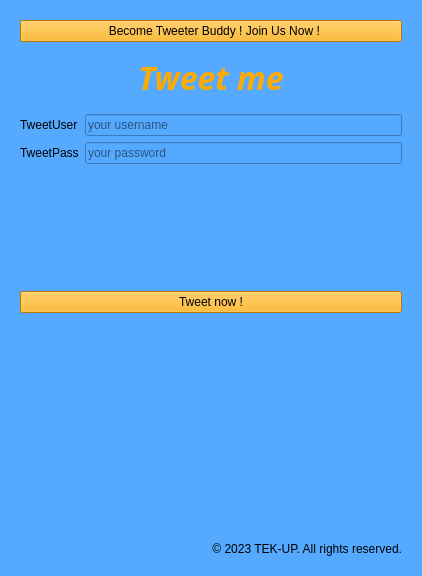
<?xml version="1.0" encoding="UTF-8"?>
<ui version="4.0">
 <class>form</class>
 <widget class="QWidget" name="form">
  <property name="geometry">
   <rect>
    <x>0</x>
    <y>0</y>
    <width>422</width>
    <height>576</height>
   </rect>
  </property>
  <property name="windowTitle">
   <string>Form</string>
  </property>
  <property name="styleSheet">
   <string notr="true">background-color: rgb(85, 170, 255);</string>
  </property>
  <layout class="QVBoxLayout" name="verticalLayout_4">
   <item>
    <widget class="QWidget" name="centralwidget" native="true">
     <property name="autoFillBackground">
      <bool>false</bool>
     </property>
     <property name="styleSheet">
      <string notr="true">background-color: rgb(85, 170, 255)</string>
     </property>
     <layout class="QVBoxLayout" name="verticalLayout_5">
      <item>
       <widget class="QPushButton" name="signUpPushButton">
        <property name="styleSheet">
         <string notr="true">background-color: rgb(255, 170, 0);</string>
        </property>
        <property name="text">
         <string>  Become Tweeter Buddy ! Join Us Now !</string>
        </property>
        <property name="icon">
         <iconset>
          <normaloff>../Imgs/icon.png</normaloff>../Imgs/icon.png</iconset>
        </property>
       </widget>
      </item>
      <item>
       <layout class="QVBoxLayout" name="verticalLayout">
        <item>
         <widget class="QLabel" name="label">
          <property name="enabled">
           <bool>true</bool>
          </property>
          <property name="sizePolicy">
           <sizepolicy hsizetype="Minimum" vsizetype="Minimum">
            <horstretch>0</horstretch>
            <verstretch>0</verstretch>
           </sizepolicy>
          </property>
          <property name="palette">
           <palette>
            <active>
             <colorrole role="WindowText">
              <brush brushstyle="SolidPattern">
               <color alpha="255">
                <red>255</red>
                <green>170</green>
                <blue>0</blue>
               </color>
              </brush>
             </colorrole>
             <colorrole role="Button">
              <brush brushstyle="SolidPattern">
               <color alpha="255">
                <red>85</red>
                <green>170</green>
                <blue>255</blue>
               </color>
              </brush>
             </colorrole>
             <colorrole role="Text">
              <brush brushstyle="SolidPattern">
               <color alpha="255">
                <red>255</red>
                <green>170</green>
                <blue>0</blue>
               </color>
              </brush>
             </colorrole>
             <colorrole role="ButtonText">
              <brush brushstyle="SolidPattern">
               <color alpha="255">
                <red>255</red>
                <green>170</green>
                <blue>0</blue>
               </color>
              </brush>
             </colorrole>
             <colorrole role="Base">
              <brush brushstyle="SolidPattern">
               <color alpha="255">
                <red>85</red>
                <green>170</green>
                <blue>255</blue>
               </color>
              </brush>
             </colorrole>
             <colorrole role="Window">
              <brush brushstyle="SolidPattern">
               <color alpha="255">
                <red>85</red>
                <green>170</green>
                <blue>255</blue>
               </color>
              </brush>
             </colorrole>
             <colorrole role="Highlight">
              <brush brushstyle="SolidPattern">
               <color alpha="255">
                <red>98</red>
                <green>160</green>
                <blue>234</blue>
               </color>
              </brush>
             </colorrole>
             <colorrole role="PlaceholderText">
              <brush brushstyle="SolidPattern">
               <color alpha="255">
                <red>98</red>
                <green>160</green>
                <blue>234</blue>
               </color>
              </brush>
             </colorrole>
            </active>
            <inactive>
             <colorrole role="WindowText">
              <brush brushstyle="SolidPattern">
               <color alpha="255">
                <red>255</red>
                <green>170</green>
                <blue>0</blue>
               </color>
              </brush>
             </colorrole>
             <colorrole role="Button">
              <brush brushstyle="SolidPattern">
               <color alpha="255">
                <red>85</red>
                <green>170</green>
                <blue>255</blue>
               </color>
              </brush>
             </colorrole>
             <colorrole role="Text">
              <brush brushstyle="SolidPattern">
               <color alpha="255">
                <red>255</red>
                <green>170</green>
                <blue>0</blue>
               </color>
              </brush>
             </colorrole>
             <colorrole role="ButtonText">
              <brush brushstyle="SolidPattern">
               <color alpha="255">
                <red>255</red>
                <green>170</green>
                <blue>0</blue>
               </color>
              </brush>
             </colorrole>
             <colorrole role="Base">
              <brush brushstyle="SolidPattern">
               <color alpha="255">
                <red>85</red>
                <green>170</green>
                <blue>255</blue>
               </color>
              </brush>
             </colorrole>
             <colorrole role="Window">
              <brush brushstyle="SolidPattern">
               <color alpha="255">
                <red>85</red>
                <green>170</green>
                <blue>255</blue>
               </color>
              </brush>
             </colorrole>
             <colorrole role="Highlight">
              <brush brushstyle="SolidPattern">
               <color alpha="255">
                <red>98</red>
                <green>160</green>
                <blue>234</blue>
               </color>
              </brush>
             </colorrole>
             <colorrole role="PlaceholderText">
              <brush brushstyle="SolidPattern">
               <color alpha="255">
                <red>98</red>
                <green>160</green>
                <blue>234</blue>
               </color>
              </brush>
             </colorrole>
            </inactive>
            <disabled>
             <colorrole role="WindowText">
              <brush brushstyle="SolidPattern">
               <color alpha="255">
                <red>255</red>
                <green>170</green>
                <blue>0</blue>
               </color>
              </brush>
             </colorrole>
             <colorrole role="Button">
              <brush brushstyle="SolidPattern">
               <color alpha="255">
                <red>85</red>
                <green>170</green>
                <blue>255</blue>
               </color>
              </brush>
             </colorrole>
             <colorrole role="Text">
              <brush brushstyle="SolidPattern">
               <color alpha="255">
                <red>255</red>
                <green>170</green>
                <blue>0</blue>
               </color>
              </brush>
             </colorrole>
             <colorrole role="ButtonText">
              <brush brushstyle="SolidPattern">
               <color alpha="255">
                <red>255</red>
                <green>170</green>
                <blue>0</blue>
               </color>
              </brush>
             </colorrole>
             <colorrole role="Base">
              <brush brushstyle="SolidPattern">
               <color alpha="255">
                <red>85</red>
                <green>170</green>
                <blue>255</blue>
               </color>
              </brush>
             </colorrole>
             <colorrole role="Window">
              <brush brushstyle="SolidPattern">
               <color alpha="255">
                <red>85</red>
                <green>170</green>
                <blue>255</blue>
               </color>
              </brush>
             </colorrole>
             <colorrole role="Highlight">
              <brush brushstyle="SolidPattern">
               <color alpha="255">
                <red>145</red>
                <green>145</green>
                <blue>145</blue>
               </color>
              </brush>
             </colorrole>
             <colorrole role="PlaceholderText">
              <brush brushstyle="SolidPattern">
               <color alpha="255">
                <red>98</red>
                <green>160</green>
                <blue>234</blue>
               </color>
              </brush>
             </colorrole>
            </disabled>
           </palette>
          </property>
          <property name="font">
           <font>
            <family>Ubuntu Condensed</family>
            <pointsize>24</pointsize>
            <weight>75</weight>
            <italic>true</italic>
            <bold>true</bold>
            <underline>false</underline>
           </font>
          </property>
          <property name="styleSheet">
           <string notr="true">font: 75 bold italic 24pt &quot;Ubuntu Condensed&quot;;
color: rgb(255, 170, 0);</string>
          </property>
          <property name="text">
           <string>Tweet me</string>
          </property>
          <property name="textFormat">
           <enum>Qt::RichText</enum>
          </property>
          <property name="scaledContents">
           <bool>false</bool>
          </property>
          <property name="alignment">
           <set>Qt::AlignCenter</set>
          </property>
         </widget>
        </item>
        <item>
         <layout class="QHBoxLayout" name="horizontalLayout">
          <item>
           <layout class="QVBoxLayout" name="verticalLayout_3">
            <item>
             <widget class="QLabel" name="label_2">
              <property name="sizeIncrement">
               <size>
                <width>0</width>
                <height>0</height>
               </size>
              </property>
              <property name="text">
               <string>TweetUser</string>
              </property>
             </widget>
            </item>
            <item>
             <widget class="QLabel" name="label_3">
              <property name="text">
               <string>TweetPass</string>
              </property>
             </widget>
            </item>
           </layout>
          </item>
          <item>
           <layout class="QVBoxLayout" name="verticalLayout_2">
            <item>
             <widget class="QLineEdit" name="usernameLineEdit">
              <property name="styleSheet">
               <string notr="true">border-color: red;</string>
              </property>
              <property name="placeholderText">
               <string>your username</string>
              </property>
             </widget>
            </item>
            <item>
             <widget class="QLineEdit" name="passwordLineEdit">
              <property name="styleSheet">
               <string notr="true">border-color: red;</string>
              </property>
              <property name="placeholderText">
               <string>your password</string>
              </property>
             </widget>
            </item>
           </layout>
          </item>
         </layout>
        </item>
       </layout>
      </item>
      <item>
       <widget class="QLabel" name="responseInvalidQLabel">
        <property name="font">
         <font>
          <weight>75</weight>
          <bold>true</bold>
         </font>
        </property>
        <property name="styleSheet">
         <string notr="true">color: red;</string>
        </property>
        <property name="text">
         <string/>
        </property>
        <property name="alignment">
         <set>Qt::AlignCenter</set>
        </property>
       </widget>
      </item>
      <item>
       <widget class="QPushButton" name="okPushButton">
        <property name="styleSheet">
         <string notr="true">background-color: rgb(255, 170, 0);</string>
        </property>
        <property name="text">
         <string>Tweet now !</string>
        </property>
       </widget>
      </item>
      <item>
       <widget class="QLabel" name="label_4">
        <property name="text">
         <string/>
        </property>
        <property name="pixmap">
         <pixmap>../Imgs/tweet-me2.png</pixmap>
        </property>
       </widget>
      </item>
      <item>
       <widget class="QLabel" name="label_5">
        <property name="text">
         <string>© 2023 TEK-UP. All rights reserved.</string>
        </property>
        <property name="alignment">
         <set>Qt::AlignBottom|Qt::AlignRight|Qt::AlignTrailing</set>
        </property>
       </widget>
      </item>
     </layout>
    </widget>
   </item>
  </layout>
 </widget>
 <resources/>
 <connections/>
</ui>
